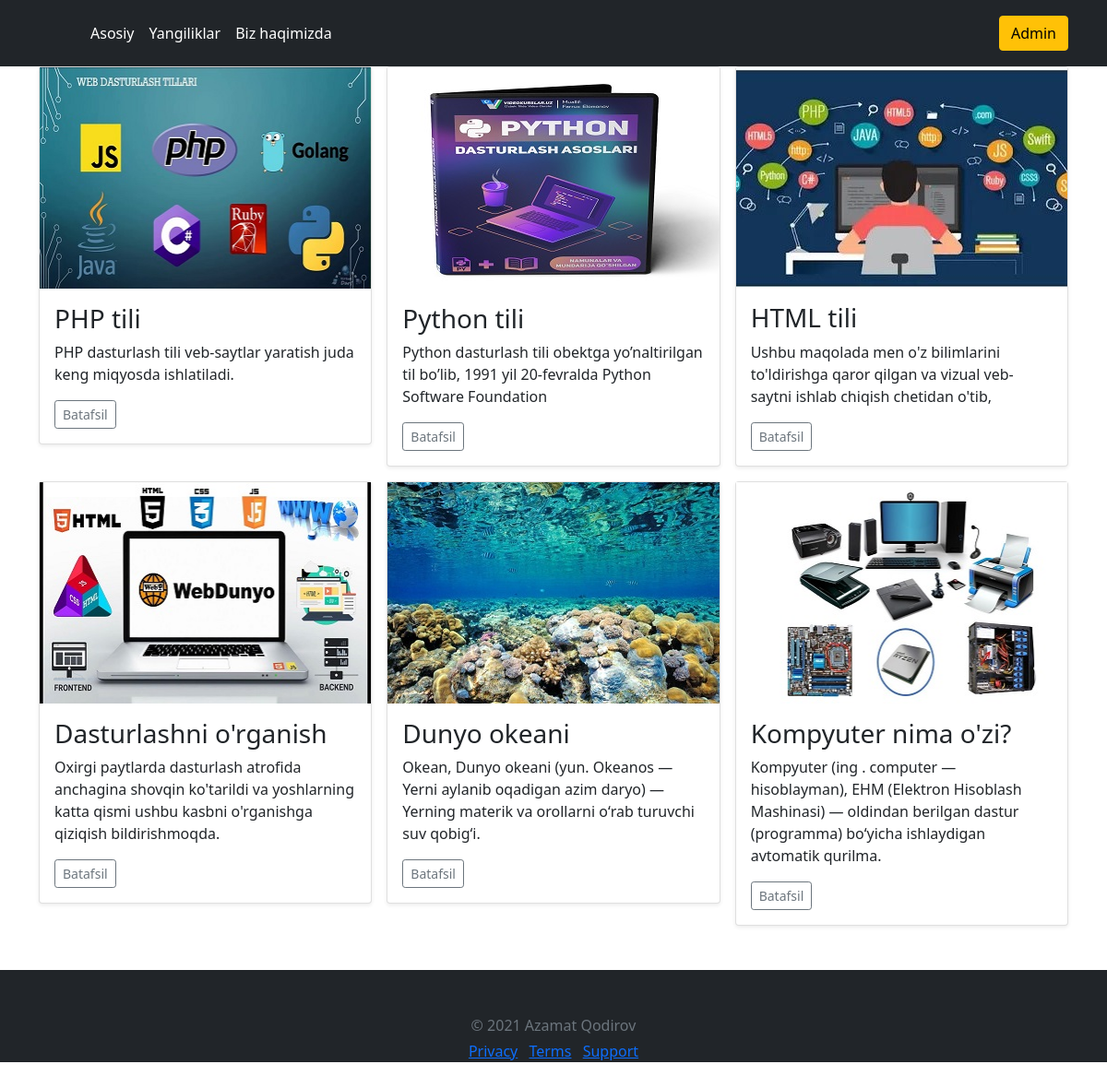
Page /news/ on the committed database.
### backend/models.py (models this page shows, shortened)
class Post(models.Model):
    title = models.CharField(max_length=100)
    description = models.CharField(max_length=200)
    text = models.TextField()
    slug = models.SlugField(max_length=50)
    image = models.ImageField(upload_to='images/', default = "images/default.png")
    def get_absolute_url(self):
        return reverse("blog:single", args=[self.slug])

### backend/views.py (the view)
def news(request):
    data = Post.objects.all()
    return render(request, "news.html", {'posts': data})

### template/news.html (shortened to what this page needs)
{% extends "base.html" %}
{% block content %}
        <div class="container">
          <div class="row row-cols-1 row-cols-sm-2 row-cols-md-3 g-3">
            {% for post in posts %}
            <div class="col">
              <div class="card shadow-sm">
                <img src="{{post.image.url}}" alt="">
                <div class="card-body">
                <h3>{{ post.title }}</h3>
                <p>{{ post.description }}</p>
                  <div class="d-flex justify-content-between align-items-center">
                      <a href="{{post.get_absolute_url}}" role="button" class="btn btn-sm btn-outline-secondary" >Batafsil</a>
                  </div>
                </div>
              </div>
            </div>
            {% endfor %}
          </div>
        </div>
{% endblock %}

### rows in the picture
Post: image (picture), title "PHP tili", description "PHP dasturlash tili veb-saytlar yaratish juda keng miqyosda ishlatiladi."
Post: image (picture), title "Python tili", description "Python dasturlash tili obektga yo’naltirilgan til bo’lib, 1991 yil 20-fevralda Python Software Foundation"
Post: image (placeholder picture), title "HTML tili", description "Ushbu maqolada men o'z bilimlarini to'ldirishga qaror qilgan va vizual veb-saytni ishlab chiqish chetidan o'tib,"
Post: image (picture), title "Dasturlashni o'rganish", description "Oxirgi paytlarda dasturlash atrofida anchagina shovqin ko'tarildi va yoshlarning katta qismi ushbu kasbni o'rganishga qiziqish bildirishmoqda."
Post: image (picture), title "Dunyo okeani", description "Okean, Dunyo okeani (yun. Okeanos — Yerni aylanib oqadigan azim daryo) — Yerning materik va orollarni oʻrab turuvchi suv qobigʻi."
Post: image (placeholder picture), title "Kompyuter nima o'zi?", description "Kompyuter (ing . computer — hisoblayman), EHM (Elektron Hisoblash Mashinasi) — oldindan berilgan dastur (programma) boʻyicha ishlaydigan avtomatik qurilma."
